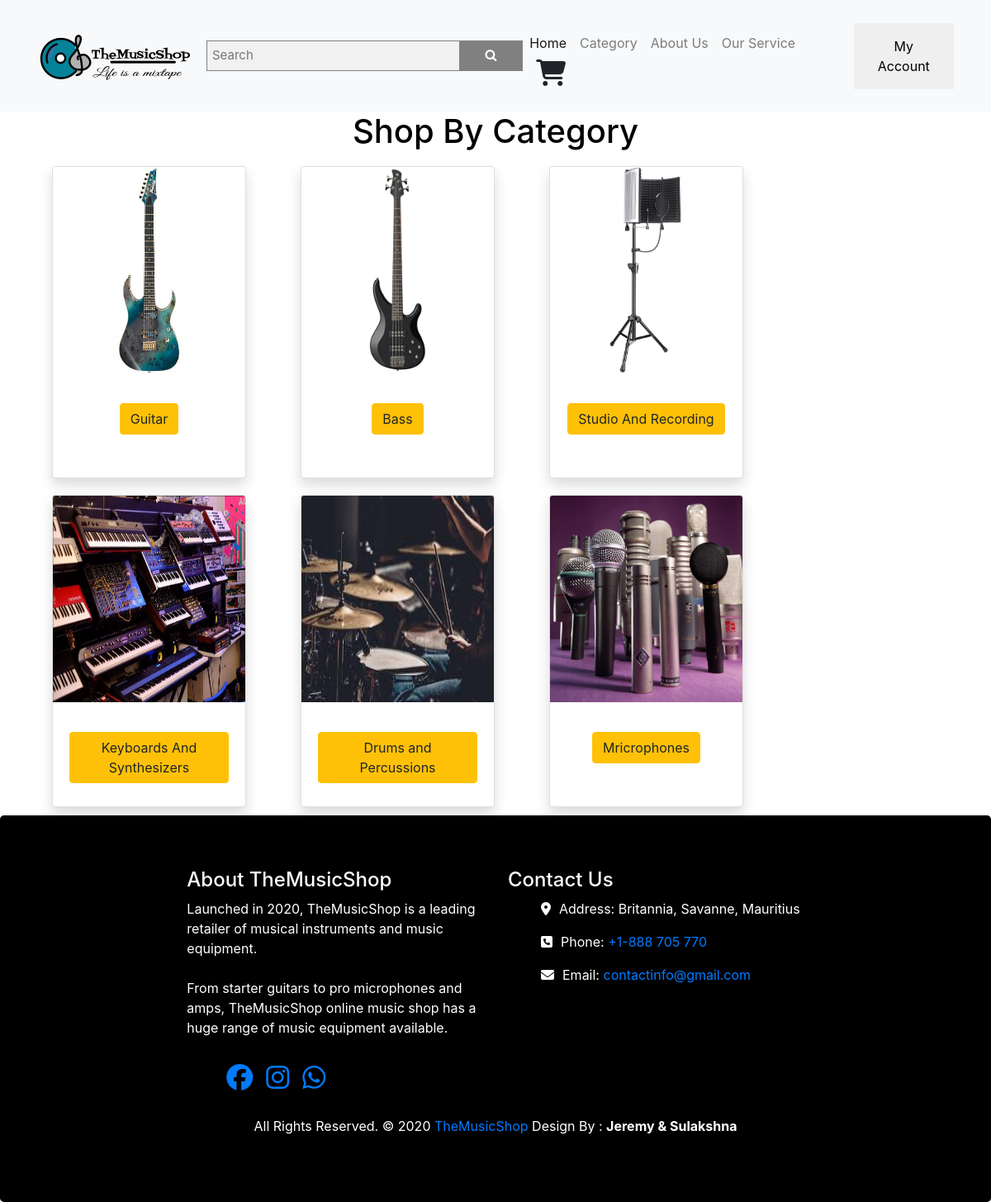
The app's page /category.php with its own data.
### tables this page shows
CREATE TABLE `category` (
  `category_id` int(11) NOT NULL,
  `cname` varchar(50) NOT NULL,
  `image` varchar(255) NOT NULL
);

### category.php (the view, shortened to what this page needs)
<?php
    include_once'includes/db_connect.php';
?>
<!DOCTYPE html>
<html lang="en">
<head>
</head>
<body>
<?php include 'header.php';
        ?>
        <h1 style="text-align:center;color:black;">Shop By Category </h1>
        <div class="container">
        <div class="row text-center ">
                <?php
                    $squery = "SELECT * FROM category";
                    $conn->setAttribute(PDO::ATTR_ERRMODE,PDO::ERRMODE_EXCEPTION);
                    $result = $conn->query($squery);
                    while($userResult = $result->fetch(PDO::FETCH_ASSOC)){
                ?>
                <div class="col-sm-3 my-3 my-md-0 mx-2">
                    <form action="category.php" method="post">
                        <div class="card shadow"style="border-rounded:20%;">
                            <img src="images/<?php echo $userResult['image']?>" class="card-img-top" style="width: auto;height:250px;">
                            <div class="card-body">
                            <button type="submit" class="btn btn-warning my-3"name="go"><?php echo $userResult['cname']?></button>
                            </div>
                        </div>
                    </form>
                </div>
                <?php
                    }
                ?>
        </div>
    </div>
    <?php include 'footer.php' ?>
</body>
</html>

### category.php (style rules this page uses)
body { background-image: url("images/trial1.jpg"); }
.card { margin: 10px; max-width: 7cm; height: 10cm ; }
.card img { max-width: 7cm; max-height: 10cm; }

### records on screen
category: image (picture), cname "Guitar"
category: image (picture), cname "Bass"
category: image (picture), cname "Studio And Recording"
category: image (picture), cname "Keyboards And Synthesizers"
category: image (picture), cname "Drums and Percussions"
category: image (picture), cname "Mricrophones"
